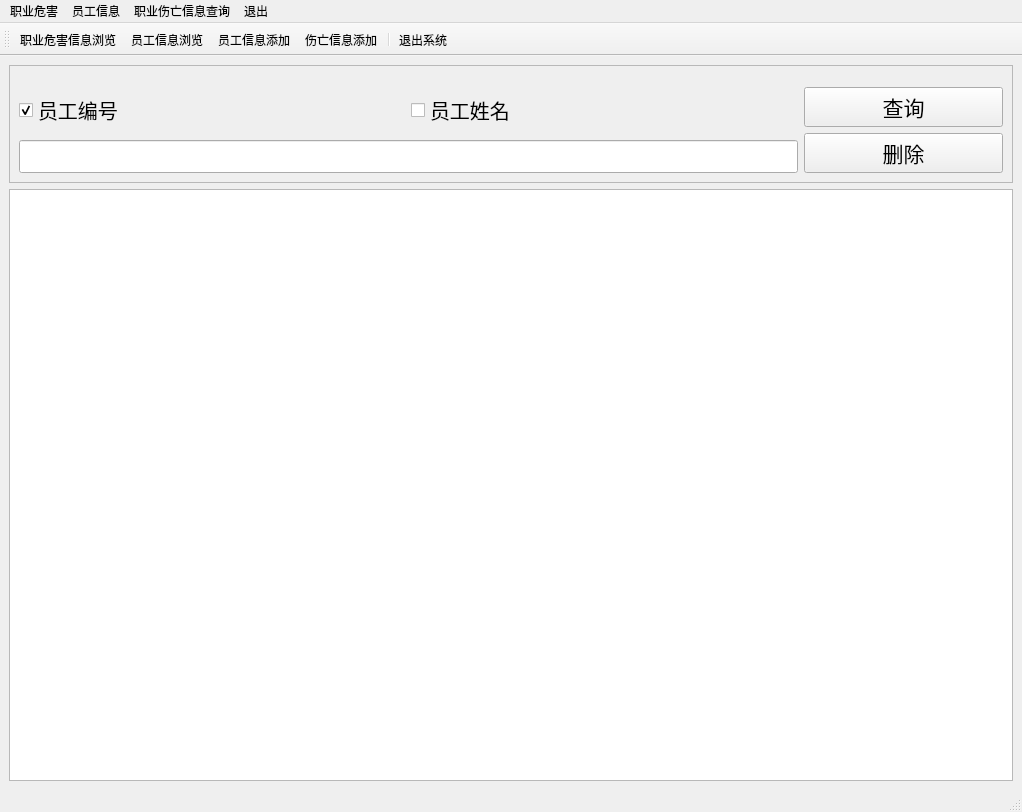
<?xml version="1.0" encoding="UTF-8"?>
<ui version="4.0">
 <class>MainWindow</class>
 <widget class="QMainWindow" name="MainWindow">
  <property name="geometry">
   <rect>
    <x>0</x>
    <y>0</y>
    <width>1022</width>
    <height>812</height>
   </rect>
  </property>
  <property name="windowTitle">
   <string>企业职业危害管理系统</string>
  </property>
  <widget class="QWidget" name="centralwidget">
   <layout class="QVBoxLayout" name="verticalLayout" stretch="1,5">
    <item>
     <widget class="QFrame" name="frame">
      <property name="frameShape">
       <enum>QFrame::StyledPanel</enum>
      </property>
      <property name="frameShadow">
       <enum>QFrame::Raised</enum>
      </property>
      <layout class="QGridLayout" name="gridLayout" rowstretch="1,0,0,0,0" columnstretch="2,2,1,0">
       <item row="2" column="1" rowspan="2">
        <widget class="QCheckBox" name="box_name">
         <property name="font">
          <font>
           <pointsize>15</pointsize>
          </font>
         </property>
         <property name="text">
          <string>员工姓名</string>
         </property>
         <property name="checkable">
          <bool>true</bool>
         </property>
         <property name="checked">
          <bool>false</bool>
         </property>
         <property name="autoExclusive">
          <bool>true</bool>
         </property>
        </widget>
       </item>
       <item row="2" column="0" rowspan="2">
        <widget class="QCheckBox" name="box_id">
         <property name="font">
          <font>
           <pointsize>15</pointsize>
          </font>
         </property>
         <property name="text">
          <string>员工编号</string>
         </property>
         <property name="checkable">
          <bool>true</bool>
         </property>
         <property name="checked">
          <bool>true</bool>
         </property>
         <property name="autoExclusive">
          <bool>true</bool>
         </property>
        </widget>
       </item>
       <item row="2" column="2" colspan="2">
        <widget class="QPushButton" name="button_search">
         <property name="font">
          <font>
           <family>微软雅黑</family>
           <pointsize>16</pointsize>
           <weight>50</weight>
           <italic>false</italic>
           <bold>false</bold>
          </font>
         </property>
         <property name="text">
          <string>查询</string>
         </property>
        </widget>
       </item>
       <item row="1" column="2">
        <spacer name="verticalSpacer_2">
         <property name="orientation">
          <enum>Qt::Vertical</enum>
         </property>
         <property name="sizeHint" stdset="0">
          <size>
           <width>20</width>
           <height>40</height>
          </size>
         </property>
        </spacer>
       </item>
       <item row="4" column="0" colspan="2">
        <widget class="QLineEdit" name="lineEdit">
         <property name="font">
          <font>
           <pointsize>16</pointsize>
          </font>
         </property>
        </widget>
       </item>
       <item row="3" column="2" rowspan="2" colspan="2">
        <widget class="QPushButton" name="button_delete">
         <property name="font">
          <font>
           <family>微软雅黑</family>
           <pointsize>16</pointsize>
          </font>
         </property>
         <property name="text">
          <string>删除</string>
         </property>
        </widget>
       </item>
      </layout>
     </widget>
    </item>
    <item>
     <widget class="QTableWidget" name="table"/>
    </item>
   </layout>
  </widget>
  <widget class="QMenuBar" name="menubar">
   <property name="geometry">
    <rect>
     <x>0</x>
     <y>0</y>
     <width>1022</width>
     <height>23</height>
    </rect>
   </property>
   <widget class="QMenu" name="menu">
    <property name="title">
     <string>职业危害</string>
    </property>
    <addaction name="actionliulanzhigongxinxi"/>
    <addaction name="actionweihuzhigongxinxi"/>
   </widget>
   <widget class="QMenu" name="menu_3">
    <property name="title">
     <string>员工信息</string>
    </property>
    <addaction name="actionzhigongxinxichaxun"/>
    <addaction name="actionzichananquanchaxun"/>
   </widget>
   <widget class="QMenu" name="menu_4">
    <property name="title">
     <string>职业伤亡信息查询</string>
    </property>
    <addaction name="actionshangwangxinxiliulan"/>
    <addaction name="actiontuichuxitogn"/>
   </widget>
   <widget class="QMenu" name="menu_2">
    <property name="title">
     <string>退出</string>
    </property>
    <addaction name="actionexit"/>
   </widget>
   <addaction name="menu"/>
   <addaction name="menu_3"/>
   <addaction name="menu_4"/>
   <addaction name="menu_2"/>
  </widget>
  <widget class="QStatusBar" name="statusbar"/>
  <widget class="QToolBar" name="toolBar">
   <property name="windowTitle">
    <string>toolBar</string>
   </property>
   <attribute name="toolBarArea">
    <enum>TopToolBarArea</enum>
   </attribute>
   <attribute name="toolBarBreak">
    <bool>false</bool>
   </attribute>
   <addaction name="actionliulanzhigongxinxi"/>
   <addaction name="actionzhigongxinxichaxun"/>
   <addaction name="actionzichananquanchaxun"/>
   <addaction name="actiontuichuxitogn"/>
   <addaction name="separator"/>
   <addaction name="actiond_2"/>
  </widget>
  <action name="actionliulanzhigongxinxi">
   <property name="icon">
    <iconset>
     <normaloff>图标/7.ico</normaloff>图标/7.ico</iconset>
   </property>
   <property name="text">
    <string>职业危害信息浏览</string>
   </property>
  </action>
  <action name="actiontianjiazhigongxinxi">
   <property name="icon">
    <iconset>
     <normaloff>../../../panmingjie/.designer/backup/图标/ARROW6C.ICO</normaloff>../../../panmingjie/.designer/backup/图标/ARROW6C.ICO</iconset>
   </property>
   <property name="text">
    <string>职业危害信息维护</string>
   </property>
  </action>
  <action name="actionweihuzhigongxinxi">
   <property name="icon">
    <iconset>
     <normaloff>图标/about.ico</normaloff>图标/about.ico</iconset>
   </property>
   <property name="text">
    <string>职业危害信息添加</string>
   </property>
  </action>
  <action name="actiontianjiashangping">
   <property name="icon">
    <iconset>
     <normaloff>../../../panmingjie/.designer/backup/图标/FACE04.ICO</normaloff>../../../panmingjie/.designer/backup/图标/FACE04.ICO</iconset>
   </property>
   <property name="text">
    <string>录入健康信息</string>
   </property>
  </action>
  <action name="actiontianjiaguanliyuan">
   <property name="icon">
    <iconset>
     <normaloff>../../../panmingjie/.designer/backup/图标/FACE05.ICO</normaloff>../../../panmingjie/.designer/backup/图标/FACE05.ICO</iconset>
   </property>
   <property name="text">
    <string>加入健康管理员</string>
   </property>
  </action>
  <action name="actiontianjiayonghu">
   <property name="icon">
    <iconset>
     <normaloff>../../../panmingjie/.designer/backup/图标/login.ico</normaloff>../../../panmingjie/.designer/backup/图标/login.ico</iconset>
   </property>
   <property name="text">
    <string>添加员工</string>
   </property>
  </action>
  <action name="actionzhigongxinxichaxun">
   <property name="icon">
    <iconset>
     <normaloff>图标/appstu.ICO</normaloff>图标/appstu.ICO</iconset>
   </property>
   <property name="text">
    <string>员工信息浏览</string>
   </property>
  </action>
  <action name="actionzichananquanchaxun">
   <property name="icon">
    <iconset>
     <normaloff>图标/4.ICO</normaloff>图标/4.ICO</iconset>
   </property>
   <property name="text">
    <string>员工信息添加</string>
   </property>
  </action>
  <action name="actiontuichuxitogn">
   <property name="icon">
    <iconset>
     <normaloff>图标/ARROW6A.ICO</normaloff>图标/ARROW6A.ICO</iconset>
   </property>
   <property name="text">
    <string>伤亡信息添加</string>
   </property>
  </action>
  <action name="actiontainjiashebei">
   <property name="icon">
    <iconset>
     <normaloff>../../../panmingjie/.designer/backup/图标/tab_safe.ico</normaloff>../../../panmingjie/.designer/backup/图标/tab_safe.ico</iconset>
   </property>
   <property name="text">
    <string>危害原因查询</string>
   </property>
  </action>
  <action name="actionshebeishujvchaxun">
   <property name="icon">
    <iconset>
     <normaloff>../../../panmingjie/.designer/backup/图标/kav32.ico</normaloff>../../../panmingjie/.designer/backup/图标/kav32.ico</iconset>
   </property>
   <property name="text">
    <string>危害职工查询</string>
   </property>
  </action>
  <action name="actionshebeizhigongchaxun">
   <property name="icon">
    <iconset>
     <normaloff>../../../panmingjie/.designer/backup/图标/tab_unknown.ico</normaloff>../../../panmingjie/.designer/backup/图标/tab_unknown.ico</iconset>
   </property>
   <property name="text">
    <string>危害职工人数查询</string>
   </property>
  </action>
  <action name="actiondw">
   <property name="icon">
    <iconset>
     <normaloff>../../../panmingjie/.designer/backup/图标/appstu.ICO</normaloff>../../../panmingjie/.designer/backup/图标/appstu.ICO</iconset>
   </property>
   <property name="text">
    <string>员工信息维护</string>
   </property>
  </action>
  <action name="actionsd">
   <property name="text">
    <string>职业危害信息查询</string>
   </property>
  </action>
  <action name="actiond">
   <property name="text">
    <string>d</string>
   </property>
  </action>
  <action name="actiond_2">
   <property name="icon">
    <iconset>
     <normaloff>图标/exit2.ico</normaloff>图标/exit2.ico</iconset>
   </property>
   <property name="text">
    <string>退出系统</string>
   </property>
  </action>
  <action name="actiond_3">
   <property name="text">
    <string>职业危害名称</string>
   </property>
  </action>
  <action name="actiond_4">
   <property name="text">
    <string>危险级别</string>
   </property>
  </action>
  <action name="actiond_5">
   <property name="text">
    <string>管辖部门</string>
   </property>
  </action>
  <action name="actiona">
   <property name="text">
    <string>控制要求</string>
   </property>
  </action>
  <action name="actiona_2">
   <property name="text">
    <string>应急措施</string>
   </property>
  </action>
  <action name="actiona_3">
   <property name="text">
    <string>责任人</string>
   </property>
  </action>
  <action name="actiona_4">
   <property name="text">
    <string>检查日期</string>
   </property>
  </action>
  <action name="actionshangwangxinxiliulan">
   <property name="icon">
    <iconset>
     <normaloff>图标/HAND-RT.ICO</normaloff>图标/HAND-RT.ICO</iconset>
   </property>
   <property name="text">
    <string>伤亡信息浏览</string>
   </property>
  </action>
  <action name="actionshangwangxinxiweihu">
   <property name="icon">
    <iconset>
     <normaloff>../../../panmingjie/.designer/backup/图标/kav32.ico</normaloff>../../../panmingjie/.designer/backup/图标/kav32.ico</iconset>
   </property>
   <property name="text">
    <string>伤亡信息维护</string>
   </property>
  </action>
  <action name="actionchaxunzhiyeweihai">
   <property name="icon">
    <iconset>
     <normaloff>../../../panmingjie/.designer/backup/图标/whrstart.ico</normaloff>../../../panmingjie/.designer/backup/图标/whrstart.ico</iconset>
   </property>
   <property name="text">
    <string>查询职业危害</string>
   </property>
  </action>
  <action name="actionchaxunyuangongxinxi">
   <property name="icon">
    <iconset>
     <normaloff>../../../panmingjie/.designer/backup/图标/wxt.ico</normaloff>../../../panmingjie/.designer/backup/图标/wxt.ico</iconset>
   </property>
   <property name="text">
    <string>查询员工信息</string>
   </property>
  </action>
  <action name="actionchaxunzhiyeshangwangxinxi">
   <property name="icon">
    <iconset>
     <normaloff>../../../panmingjie/.designer/backup/图标/GRAPH16.ICO</normaloff>../../../panmingjie/.designer/backup/图标/GRAPH16.ICO</iconset>
   </property>
   <property name="text">
    <string>查询职业伤亡信息</string>
   </property>
  </action>
  <action name="actionexit">
   <property name="text">
    <string>exit</string>
   </property>
  </action>
 </widget>
 <resources>
  <include location="picture.qrc"/>
 </resources>
 <connections/>
</ui>
